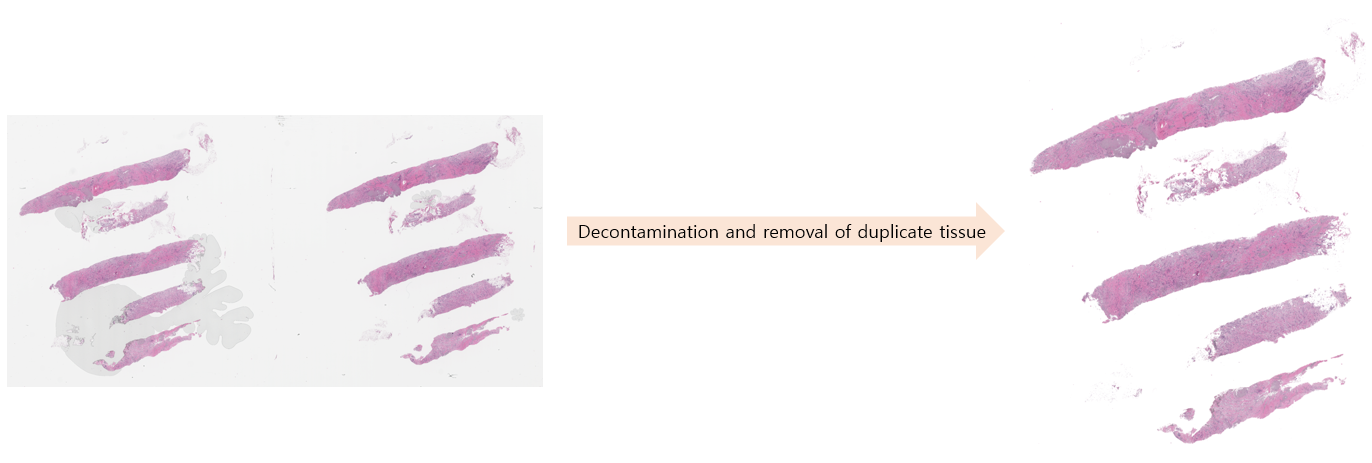
#> input picture img/image_preprocessing.png, 1372 x 463 px
$ python -i mask_gen.py   (imports and definitions only)
#> lines starting #> are read from the running program, lines starting #| are printed output that depends on the picture; after the words box and inside, x2 and y2 are one past the last pixel; in counts of white or black regions, pixels touching at a corner belong together
#> further down, picture is the input picture: shape (463, 1372, 3); mean B, G, R 245.5, 242.9, 247.1
import cv2
import numpy as np
import scipy.ndimage as ndi

def remove_background(image):
    lab = cv2.cvtColor(image, cv2.COLOR_BGR2LAB)
#> lab: shape (463, 1372, 3); mean of channels 0, 1, 2 245.2, 130, 127.3
    _, a, _ = cv2.split(lab)
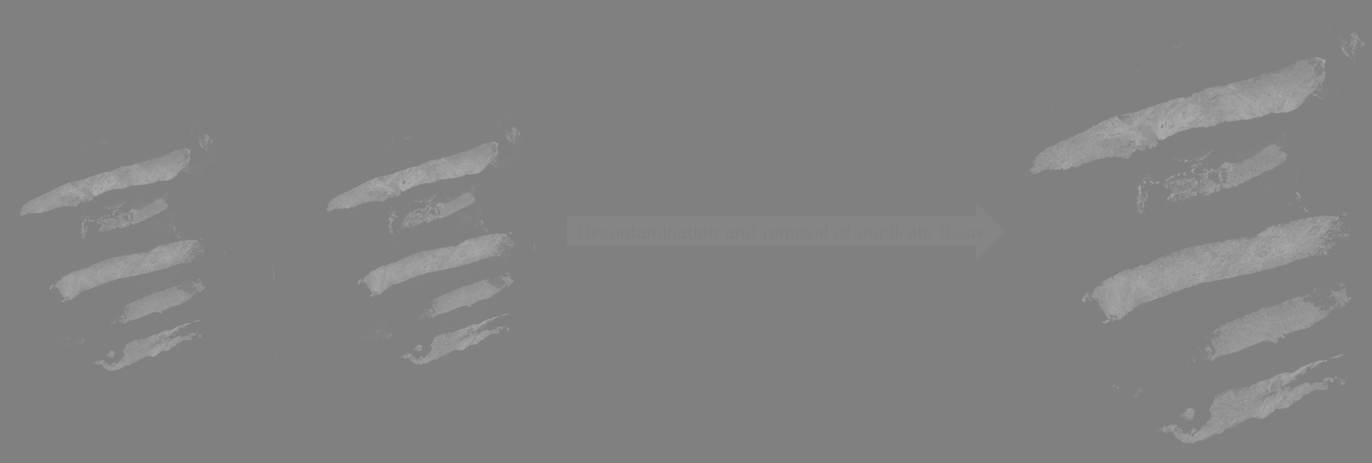
#> a: shape (463, 1372); min 126, max 175, mean 130
    th = cv2.threshold(
        a, 127, 255, cv2.THRESH_BINARY_INV+cv2.THRESH_OTSU)[1]
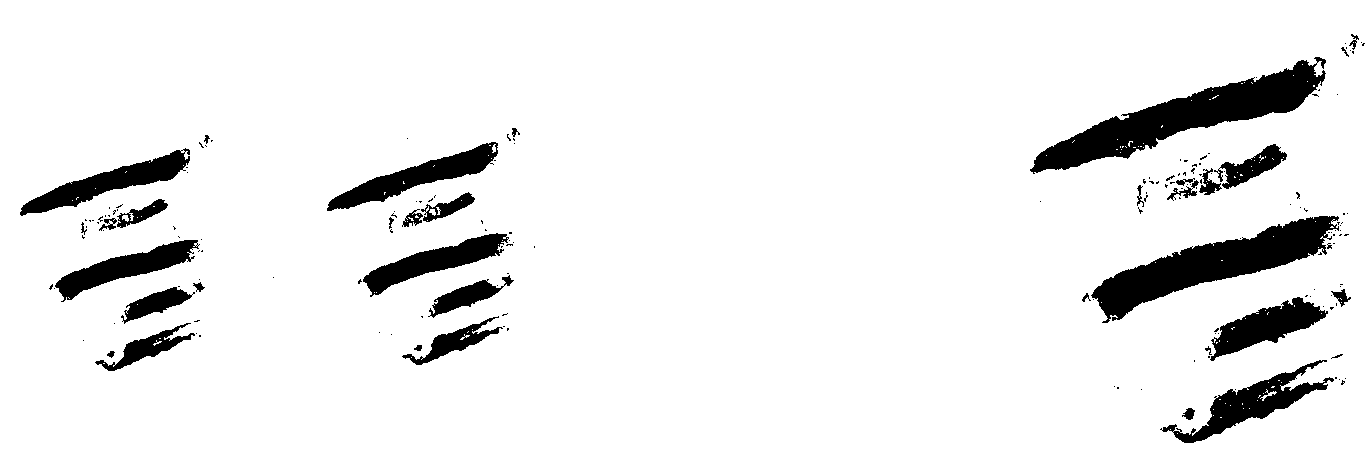
#> th: shape (463, 1372); 92.4% white; 180 black regions (145 under 20 px), largest, box (x1, y1, x2, y2) and area: (1030, 57, 1326, 174) 10079, (1091, 216, 1339, 323) 8902, (1160, 360, 1334, 443) 3701

    mask = np.zeros_like(a)
    mask[a < th] = 1
    mask[a >= th] = 2
    mask = ndi.binary_fill_holes(mask-1)

    masked_image = np.zeros_like(image)
    masked_image[mask == 1] = image[np.where(mask == 1)]
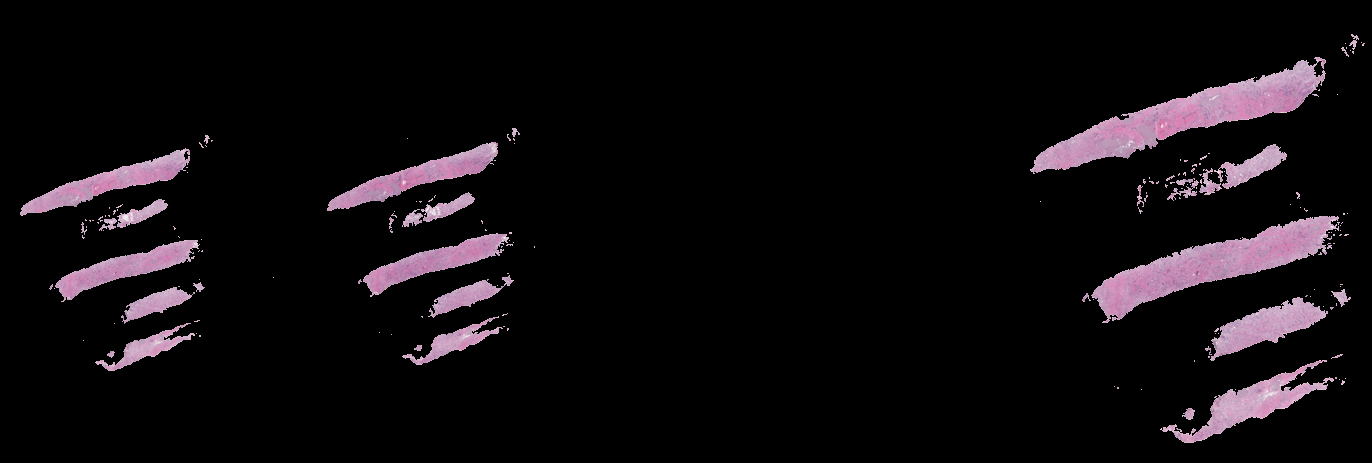
#> masked_image: shape (463, 1372, 3); mean B, G, R 14.5, 11.9, 15.4
    masked_image[mask == 0] = 255.
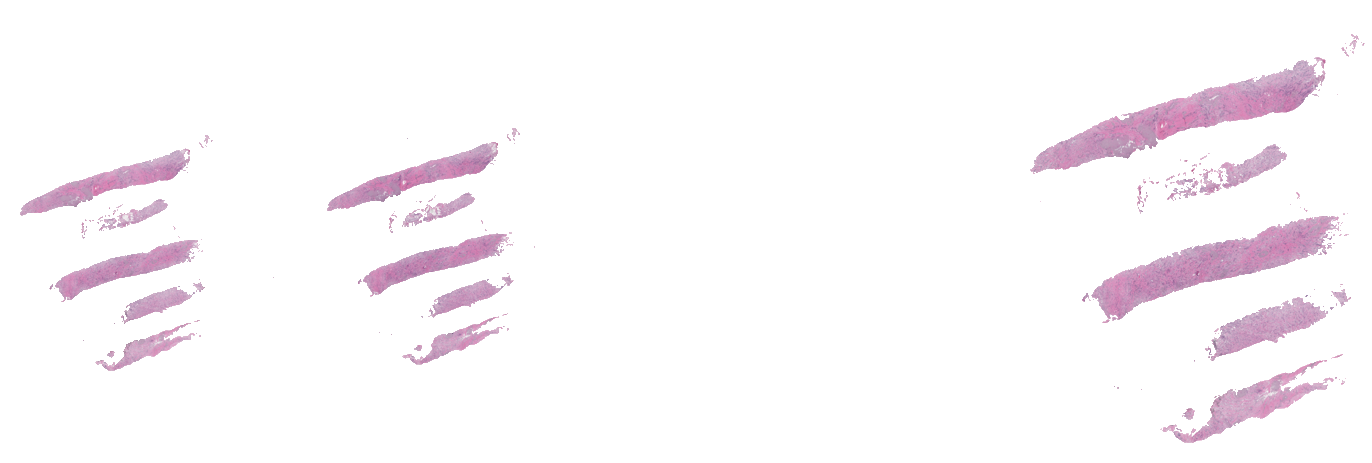
#> masked_image: shape (463, 1372, 3); mean B, G, R 249.9, 247.2, 250.8

    return masked_image

def background_delete(image):
    for w_pos in reversed(range(image.shape[1])):
        if (image[:, w_pos] == [255, 255, 255]).all():
            image = np.delete(image, w_pos, 1)

    for h_pos in reversed(range(image.shape[0])):
        if (image[h_pos, :] == [255, 255, 255]).all():
            image = np.delete(image, h_pos, 0)

    return image

>>> import cv2
>>> picture = cv2.imread('../../img/image_preprocessing.png')
>>> result = remove_background(picture)
